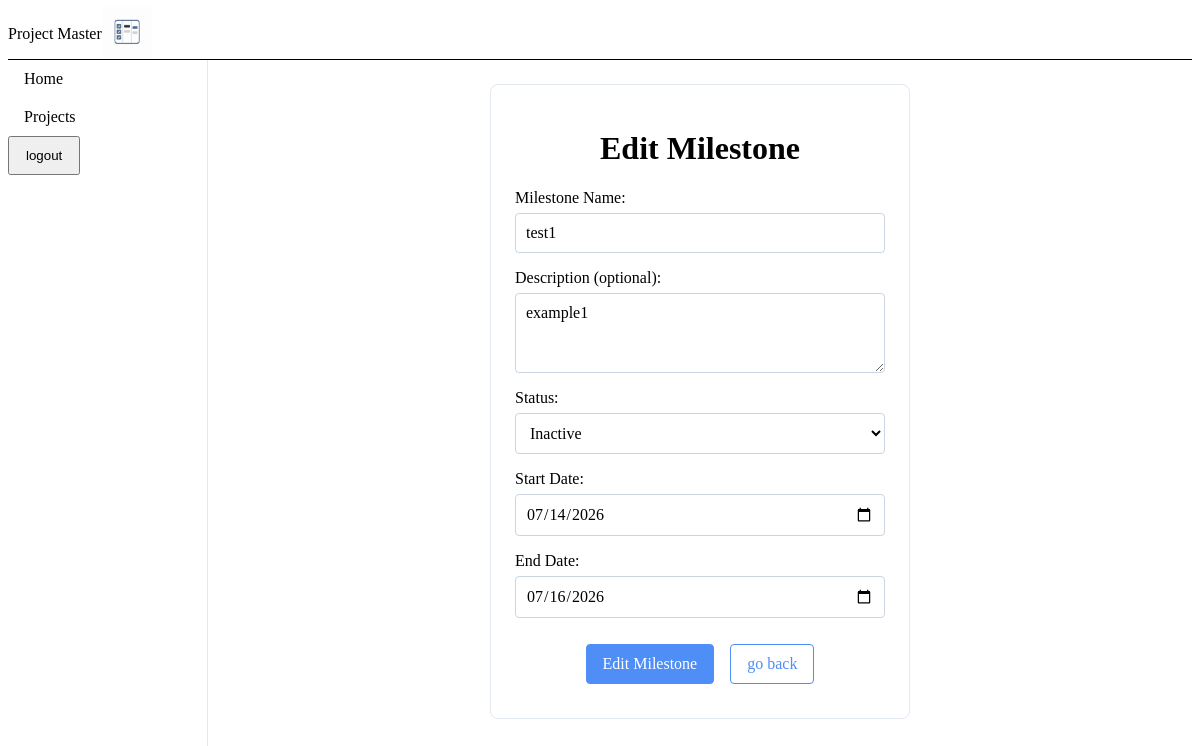
The app's page /project/3/4/edit (signed in) with its own data.
### models.py (models this page shows)
class Milestone(db.Model):
    milestoneId: Mapped[int] = mapped_column(primary_key=True)
    projectId: Mapped[int] = mapped_column(ForeignKey('project.projectId'), nullable=False)
    milestoneName:Mapped[str] = mapped_column(nullable=False)
    description:Mapped[str] = mapped_column(nullable=True)
    startDate: Mapped[date] = mapped_column(Date, nullable=False)
    endDate: Mapped[date] = mapped_column(Date, nullable=False)
    status: Mapped[str] = mapped_column(nullable=False)
    createdAt:Mapped[datetime] = mapped_column(default=lambda: datetime.now(timezone.utc) ,nullable=False)

### app.py (the view, shortened to what this page needs)
@app.route('/project/<int:projectId>/<int:milestoneId>/edit', methods=['GET', 'POST'])
@login_required
def edit_milestone(projectId,milestoneId):
    project = Project.query.filter_by(projectId=projectId,userId=current_user.userId).first_or_404()
    milestone = Milestone.query.filter_by(projectId=projectId,milestoneId=milestoneId).first_or_404()
    return render_template('edit_milestone.html',milestone=milestone, project=project)

### app.py (called while the page is built)
@login_manager.user_loader
def load_user(user_id):
    return User.query.get(int(user_id))

### templates/edit_milestone.html (shortened to what this page needs)
    {% extends 'base.html' %}
    {% block styles %} <link rel="stylesheet" href="{{ url_for('static', filename= 'css/forms.css') }}"> {% endblock %}
    {% block content %}
    <div class="form-container">
        <div class="edit-milestone-card">
            <h1 class="card-title">Edit Milestone</h1>
            <form class="edit-milestone-form" action="{{ url_for('edit_milestone', projectId=project.projectId, milestoneId=milestone.milestoneId) }}" method="POST">
                <div class="form-field">
                    <label for="milestoneName">Milestone Name:</label>
                    <input type="text" id="milestoneName" name="milestoneName" value="{{ milestone.milestoneName }}" required>
                </div>
                <div class="form-field">
                    <label for="milestoneDescription">Description (optional):</label>
                    <textarea id="milestoneDescription" name="milestoneDescription">{{ milestone.description }}</textarea>
                </div>
                <div class = "form-field">
                    <label for="milestoneStatus">Status:</label>
                    <select id="milestoneStatus" name="milestoneStatus">
                        <option value="inactive" {% if milestone.status == 'inactive' %} selected {% endif %} >Inactive</option>
                    </select>
                </div>
                <div class = "form-field">
                    <label for="milestoneStartDate">Start Date:</label>
                    <input type="date" id="milestoneStartDate" name="milestoneStartDate" value="{{ milestone.startDate }}" required>
                </div>
                <div class = "form-field">
                    <label for="milestoneEndDate">End Date:</label>
                    <input type="date" id="milestoneEndDate" name="milestoneEndDate" value="{{ milestone.endDate }}">
                </div>
                <div class ="btn-group">
                    <button class="btn btn-primary" type="submit">Edit Milestone</button>
                    <a class="btn btn-secondary" href="{{ url_for('project_detail', projectId=project.projectId) }}">go back</a>
                </div>
            </form>
        </div>
    </div>
    {% endblock %}

### static/css/base.css (style rules this page uses)
* { box-sizing: border-box; }

### static/css/components.css (style rules this page uses)
.btn { display: inline-flex; align-items: center; justify-content: center; padding: 10px 16px; border: 1px solid transparent; border-radius: 4px; font: inherit; text-decoration: none; cursor: pointer; }
.btn-primary { background-color: #4f8ef7; color: white; border-color: #4f8ef7; }
.btn-secondary { border-color: #4f8ef7; color: #4f8ef7; }

### static/css/forms.css (style rules this page uses)
.base-card, .login-card, .register-card, .new-project-card, .new-milestone-card, .new-task-card, .edit-project-card, .edit-milestone-card { width: 100%; max-width: 420px; padding: 24px; border: 1px solid #e2e8f0; border-radius: 8px; background-color: var(--surface-1); }
.base-form, .login-form, .register-form, .new-project-form, .new-milestone-form, .new-task-form, .edit-project-form, .edit-milestone-form { display: flex; flex-direction: column; gap: 16px; }
.form-field { display: flex; flex-direction: column; gap: 6px; }
.form-field input { padding: 10px; font: inherit; border: 1px solid #cbd5e1; border-radius: 4px; }
.form-field textarea { padding: 10px; font: inherit; border: 1px solid #cbd5e1; border-radius: 4px; resize: vertical; min-height: 80px; }
.form-field select { padding: 10px; font: inherit; border: 1px solid #cbd5e1; border-radius: 4px; background-color: white; }
.form-container { padding: 24px; display: flex; justify-content: center; }
.btn-group { display: flex; justify-content: center; padding: 10px; gap: 1rem; }
.card-title { display: flex; justify-content: center; }

### records on screen
Milestone: milestoneName "test1", milestoneDescription "example1", milestoneStartDate "07/14/2026", milestoneEndDate "07/16/2026"
